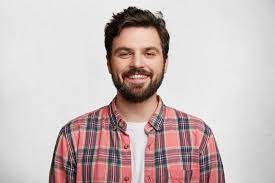
#> input picture snap_dead/download.jpg, 275 x 183 px
$ python -i img_vid.py   (imports and definitions only)
#> lines starting #> are read from the running program, lines starting #| are printed output that depends on the picture
#> further down, picture is the input picture: shape (183, 275, 3); mean B, G, R 187.2, 187.9, 202.2
import cv2
import os
import numpy as np
# Path to the training dataset
dataset_path = 'dataset'

# Load the face recognition model
face_model = cv2.face.LBPHFaceRecognizer_create()

# Function to extract the training data and labels
def get_training_data(dataset_path):
    training_data = []
    labels = []
    for name in os.listdir(dataset_path):
        if not os.path.isdir(os.path.join(dataset_path, name)):
            continue
        for img_name in os.listdir(os.path.join(dataset_path, name)):
            img_path = os.path.join(dataset_path, name, img_name)
            img = cv2.imread(img_path)
            gray = cv2.cvtColor(img, cv2.COLOR_BGR2GRAY)
            training_data.append(gray)
            labels.append(int(name))
    return training_data, labels

# Train the face recognition model
def train_face_recognition():
    training_data, labels = get_training_data(dataset_path)
    face_model.train(training_data, np.array(labels))

# Detect the face and return the corresponding name
def recognize_face(img):
    gray = cv2.cvtColor(img, cv2.COLOR_BGR2GRAY)
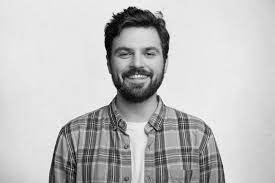
#> gray: shape (183, 275); min 1, max 254, mean 192.1
    face_cascade = cv2.CascadeClassifier('C:/Users/nagip/OneDrive/Desktop/CensorShield/snap_dead/haarcascade_frontalface_default.xml')
    faces = face_cascade.detectMultiScale(gray, scaleFactor=1.2, minNeighbors=5)
#> faces = [[105, 27, 67, 67]]
    for (x, y, w, h) in faces:
        roi_gray = gray[y:y + h, x:x + w]
        roi_gray = cv2.resize(roi_gray, (100, 100))
        label, confidence = face_model.predict(roi_gray)
        if confidence < 100:
            return str(label)
#> this loop made 1 pass
#> pass 1, in recognize_face, `roi_gray = gray[y:y + h, x:x + w]`:
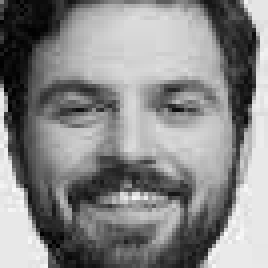
#> roi_gray: shape (67, 67) (shown 4 times larger); min 1, max 253, mean 136
#> pass 1, in recognize_face, `roi_gray = cv2.resize(roi_gray, (100, 100))`:
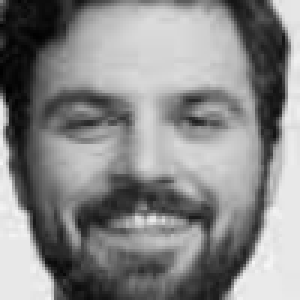
#> roi_gray: shape (100, 100) (shown 3 times larger); min 1, max 247, mean 135.9
    return None

# Train the face recognition model
# [19 lines not run here, left out]

>>> import cv2
>>> picture = cv2.imread('download.jpg')
#> (the run stopped early here; a loop or call above may not have finished)
